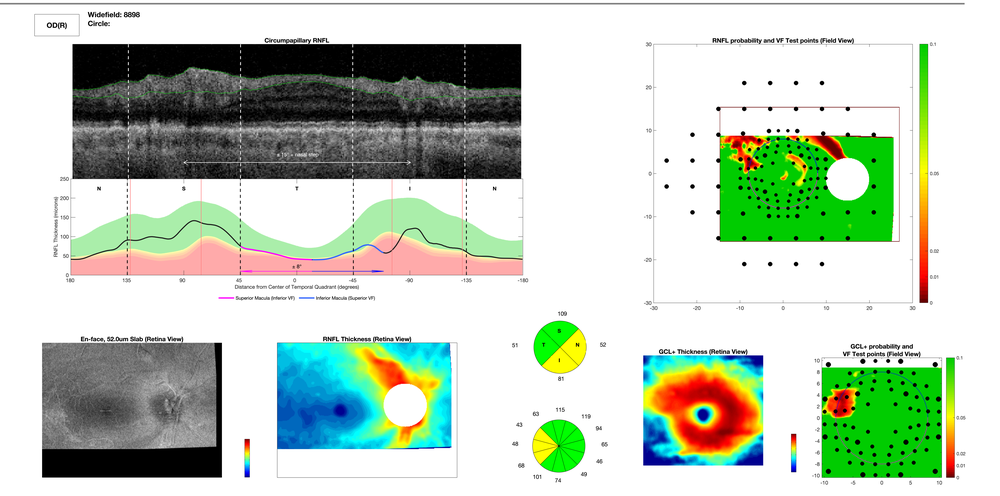
#> input picture oct_report1.png, 1000 x 496 px, shrunk from 5375 x 2668 before the run
$ python remove_text.py
#> lines starting #> are read from the running program, lines starting #| are printed output that depends on the picture; after the words box and inside, x2 and y2 are one past the last pixel; in counts of white or black regions, pixels touching at a corner belong together
import cv2
import numpy as np
import matplotlib.pyplot as plt

def remove_text_from_image(img_path, output_path):
    # Read the image
    image = cv2.imread(img_path, 1)

    # Convert the image to grayscale for processing
    gray = cv2.cvtColor(image, cv2.COLOR_BGR2GRAY)

    # Use adaptive thresholding to differentiate text from background
    binary = cv2.adaptiveThreshold(gray, 255, cv2.ADAPTIVE_THRESH_GAUSSIAN_C, cv2.THRESH_BINARY_INV, 11, 2)

    # Find contours (text regions)
    contours, _ = cv2.findContours(binary, cv2.RETR_EXTERNAL, cv2.CHAIN_APPROX_SIMPLE)

    # Filter and fill the contours
    for contour in contours:
        # This can be adjusted depending on the size of the text
        if cv2.contourArea(contour) < 1000:
            x, y, w, h = cv2.boundingRect(contour)
            image[-3+y:y+h+3, -3+x:x+w+3] = (255, 255, 255)  # Fill with white color

    # Save the processed image
    cv2.imwrite(output_path, image)


def remove_text_from_image_new(image_path, output_path, threshold=127):
    # Load the image
#> called with image_path = 'oct_report1.png', output_path = 'output_image.png', threshold = 127
    image = cv2.imread(image_path, cv2.IMREAD_COLOR)
#> image is the input picture: shape (496, 1000, 3); mean B, G, R 188.7, 206.6, 191.4

    # Convert the image to grayscale for thresholding
    gray = cv2.cvtColor(image, cv2.COLOR_BGR2GRAY)
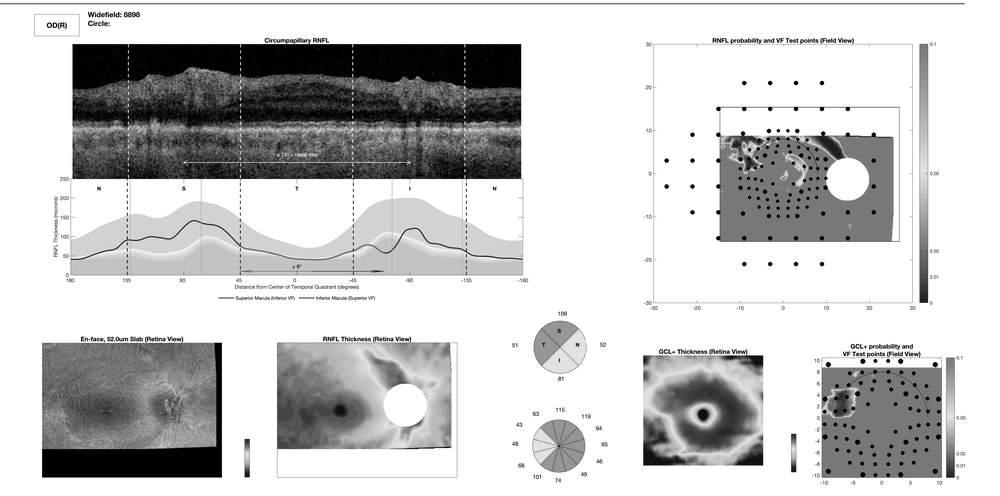
#> gray: shape (496, 1000); min 0, max 255, mean 200

    # Threshold the image to binarize
    _, binary = cv2.threshold(gray, threshold, 255, cv2.THRESH_BINARY_INV)
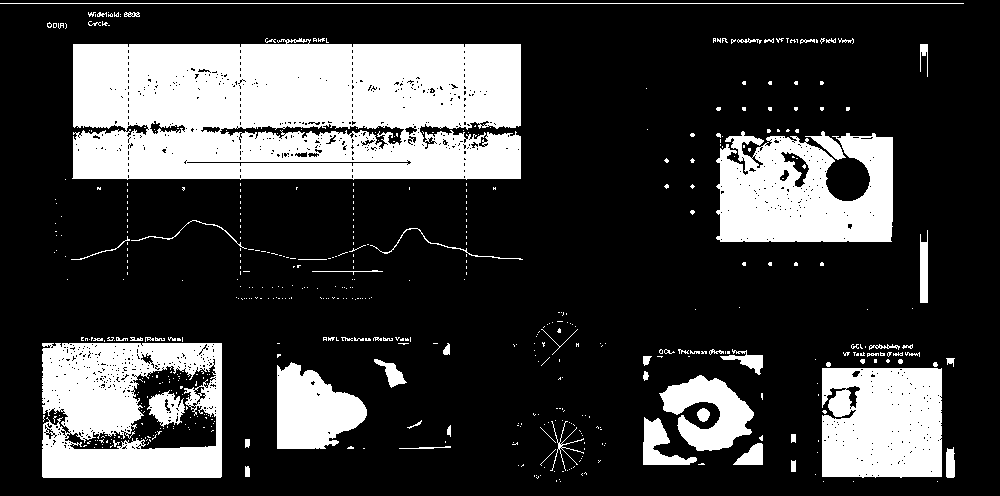
#> binary: shape (496, 1000); 24.2% white; 550 white regions (479 under 20 px), largest, box (x1, y1, x2, y2) and area: (72, 38, 521, 180) 56373, (42, 343, 222, 478) 17174, (716, 131, 893, 242) 15078

    # Dilate the text region a bit
    kernel = np.ones((3, 3), np.uint8)
    dilated = cv2.dilate(binary, kernel, iterations=2)
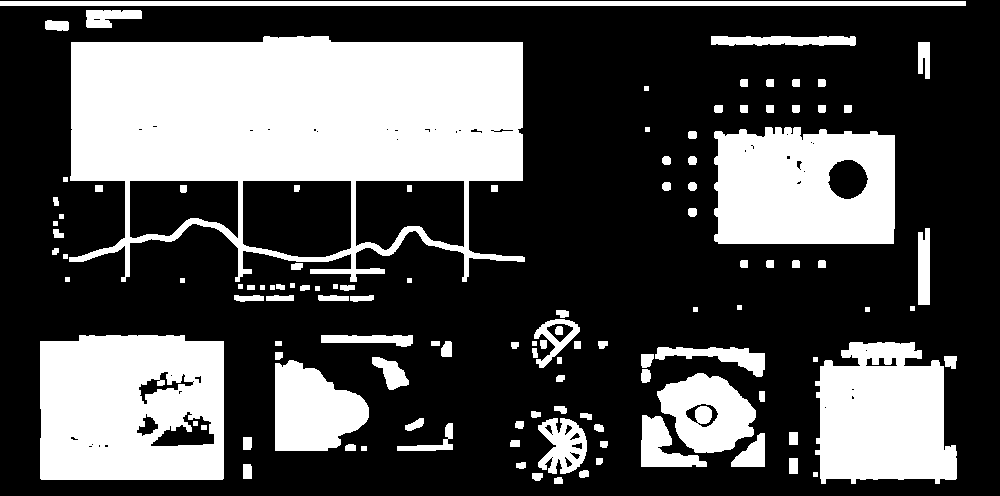
#> dilated: shape (496, 1000); 32.5% white; 117 white regions, largest, box (x1, y1, x2, y2) and area: (69, 36, 525, 282) 68417, (40, 335, 224, 480) 24329, (714, 127, 895, 244) 18690

    # Perform inpainting
    inpainted = cv2.inpaint(image, dilated, inpaintRadius=7, flags=cv2.INPAINT_TELEA)
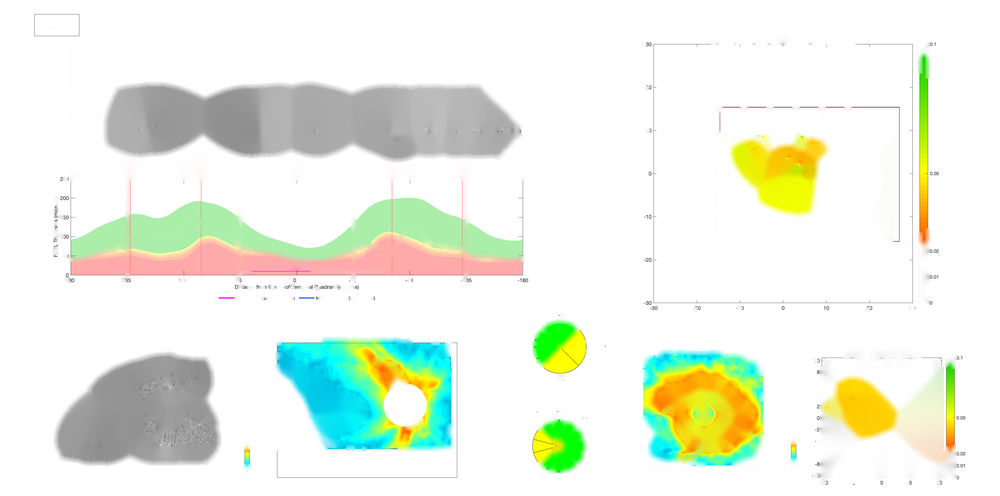
#> inpainted: shape (496, 1000, 3); mean B, G, R 228.5, 242, 235.2

    return inpainted


if __name__ == "__main__":
    a = remove_text_from_image_new('oct_report1.png', 'output_image.png')
    # remove_text_from_image('oct_report1.png', 'output_image.png')

$ run again, with RNFL_Thickness_(Retina_View).jpg saved as oct_report1.png
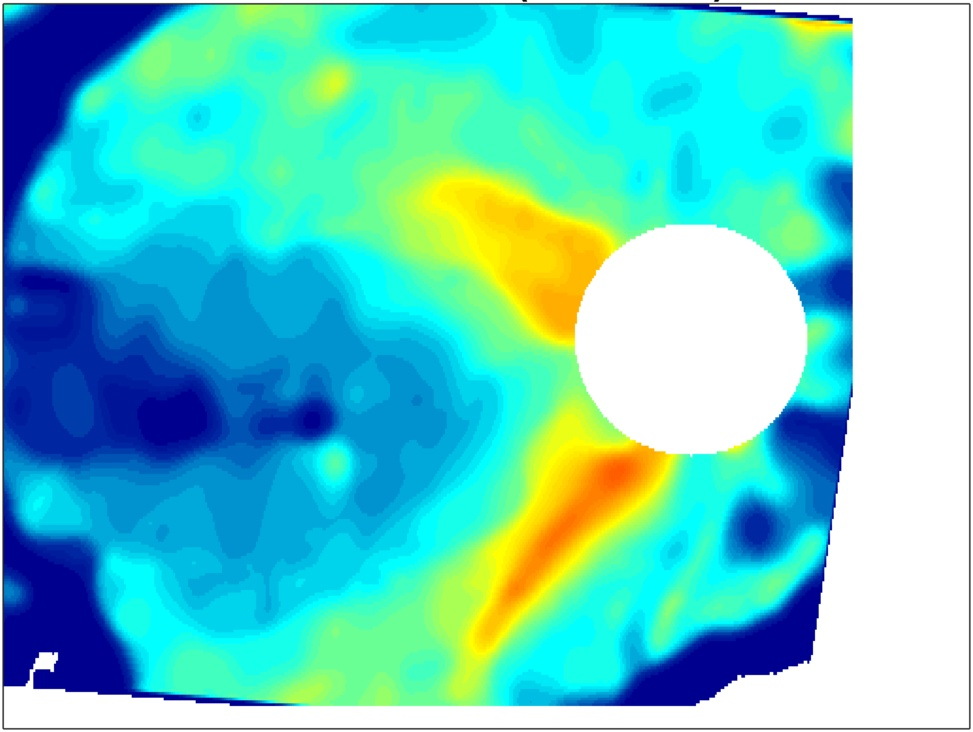
#> input picture RNFL_Thickness_(Retina_View).jpg, 973 x 732 px
#> in remove_text_from_image_new, image is the input picture: shape (732, 973, 3); mean B, G, R 198.7, 205, 95.7
#> in remove_text_from_image_new, `_, binary = cv2.threshold(gray, threshold, 255, cv2.THRESH_BINARY_INV)`:
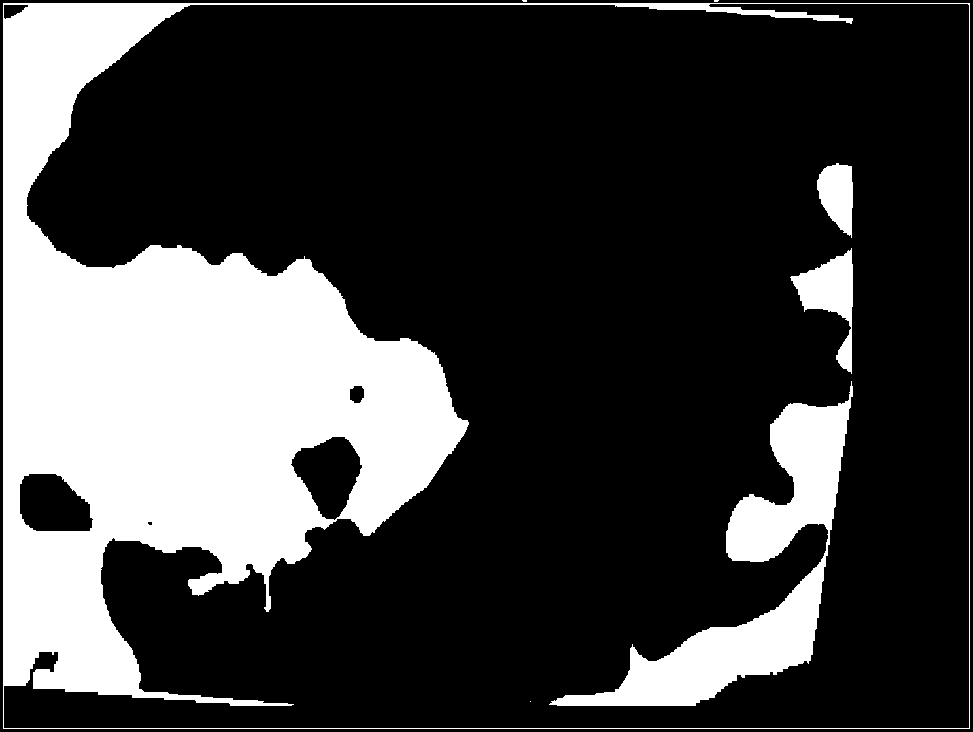
#> binary: shape (732, 973); 25.1% white; 7 white regions (3 under 20 px), largest, box (x1, y1, x2, y2) and area: (3, 3, 970, 729) 150185, (549, 381, 853, 706) 23801, (790, 248, 853, 374) 3144, (817, 163, 853, 238) 1872
#> dilated: shape (732, 973); 28.5% white; 5 white regions, box (x1, y1, x2, y2) and area: (1, 0, 972, 731) 169571, (547, 379, 855, 708) 27165, (788, 246, 855, 376) 3992, (815, 161, 855, 240) 2334, (528, 699, 533, 704) 25
#> in remove_text_from_image_new, `inpainted = cv2.inpaint(image, dilated, inpaintRadius=7, flags=cv2.INP..`:
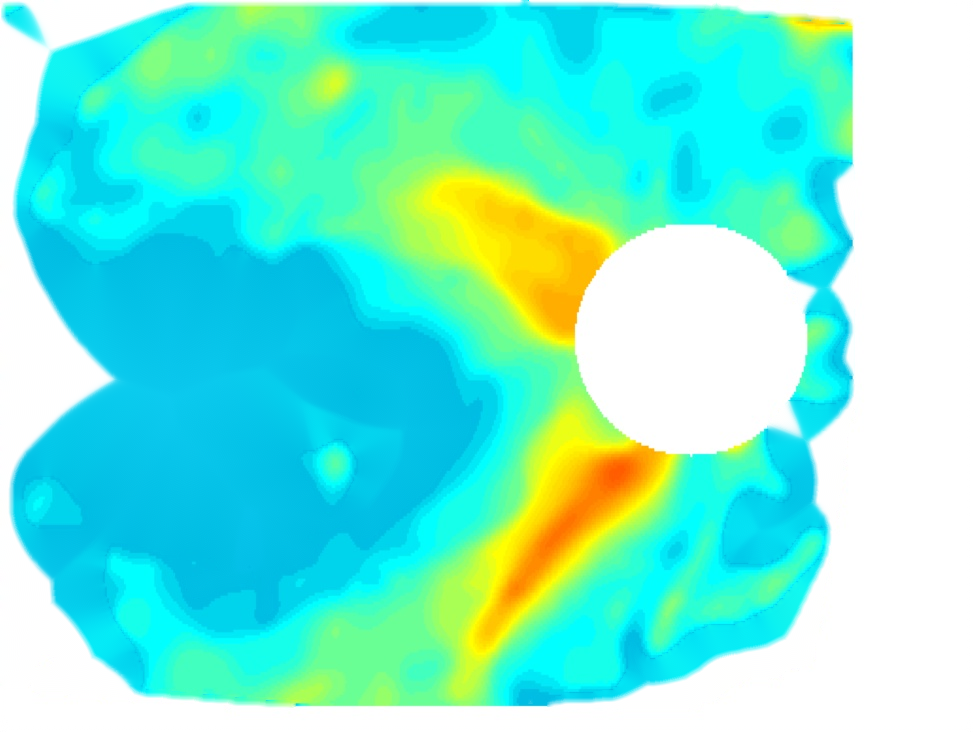
#> inpainted: shape (732, 973, 3); mean B, G, R 214.5, 238.4, 114.2

$ run again, with oct_report.jpg saved as oct_report1.png
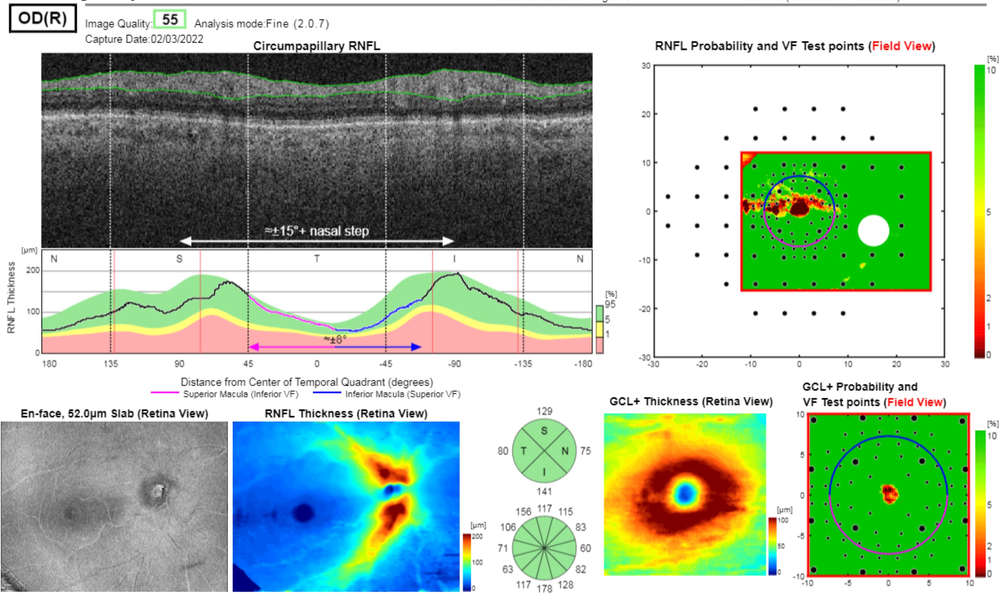
#> input picture oct_report.jpg, 1000 x 599 px, shrunk from 3365 x 2015 before the run
#> in remove_text_from_image_new, image is the input picture: shape (599, 1000, 3); mean B, G, R 166.5, 188.4, 167.1
#> in remove_text_from_image_new, `_, binary = cv2.threshold(gray, threshold, 255, cv2.THRESH_BINARY_INV)`:
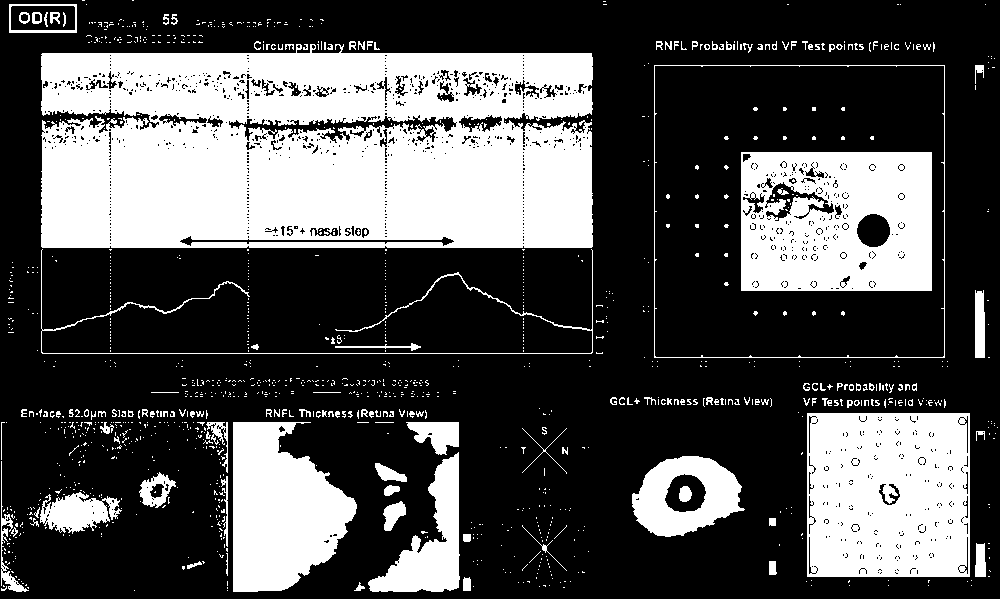
#> binary: shape (599, 1000); 31.9% white; 1254 white regions (1114 under 20 px), largest, box (x1, y1, x2, y2) and area: (41, 44, 593, 248) 98034, (807, 413, 970, 577) 25577, (741, 152, 932, 291) 23544
#> dilated: shape (599, 1000); 43.8% white; 195 white regions (1 under 20 px), largest, box (x1, y1, x2, y2) and area: (25, 39, 610, 356) 122016, (796, 410, 993, 588) 29136, (739, 150, 934, 293) 27255
#> in remove_text_from_image_new, `inpainted = cv2.inpaint(image, dilated, inpaintRadius=7, flags=cv2.INP..`:
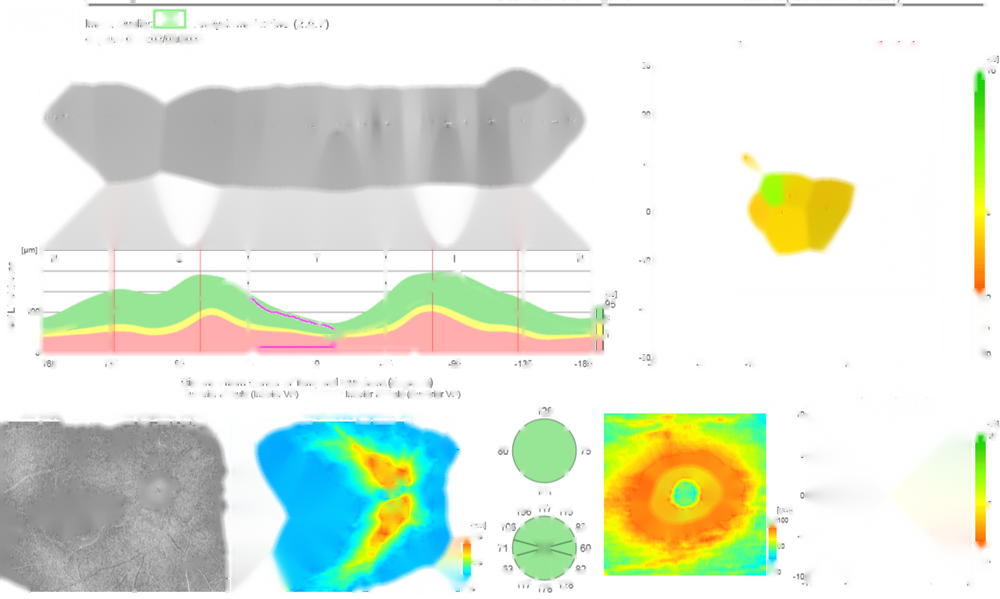
#> inpainted: shape (599, 1000, 3); mean B, G, R 216.6, 231.8, 222.9
